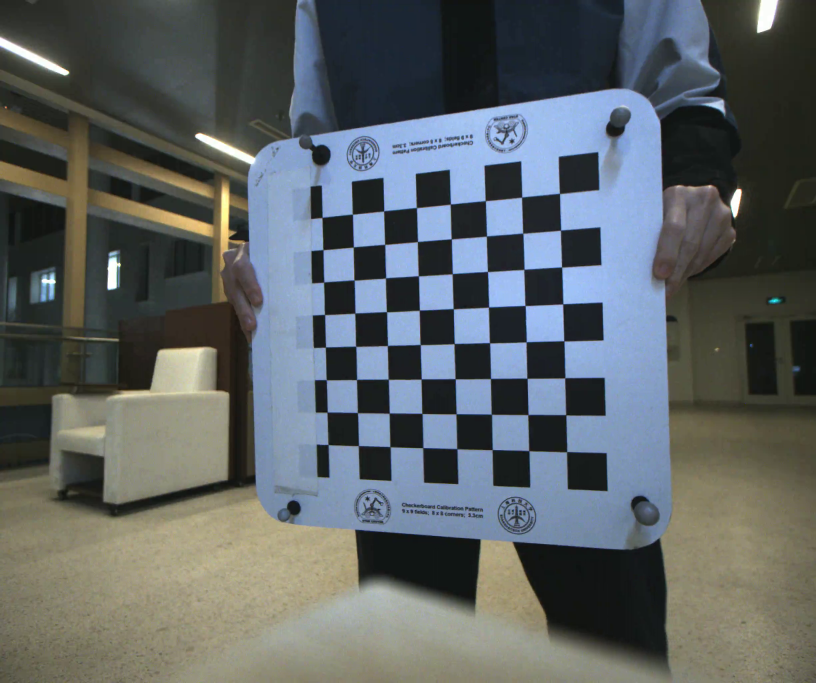
#> input picture hw3/data/partA/calibration_seq_A_frames/frame-00003.png, 2448 x 2048 px (shown at 1/3 size); its folder holds only this picture in this run
$ python camera_calibration.py
#> lines starting #> are read from the running program, lines starting #| are printed output that depends on the picture
"""
    Zhengyou Zhang's method
"""
import cv2
import numpy as np
import glob
import sys
import ipdb
import pickle

def read_frames(files_path):
    images = []
    for file in sorted(glob.glob(files_path)):
        images.append(cv2.imread(file))
    print(f"Read {len(images)} frames!")
#| Read 1 frames!
    return images

def get_corners(images):
    """
    Get the corners of the chessboard
    :param images: list of images
    :return: list of corners
    """
    corners_list = []
    for image in images:
        # try different resize and apply the findChessboardCorners, if not found, resize again
        for i in [2, 4, 8, 1]:
            resized_image = cv2.resize(image, (0, 0), fx=1 / i, fy=1 / i)
            ret, corners = cv2.findChessboardCorners(resized_image, (7, 8), None, cv2.CALIB_CB_ADAPTIVE_THRESH + cv2.CALIB_CB_NORMALIZE_IMAGE)
            if ret:
                corners = corners * i
                # adjust the corner locations with sub-pixel accuracy
                grayed_image = cv2.cvtColor(image, cv2.COLOR_BGR2GRAY)
                cv2.cornerSubPix(grayed_image, corners, (15, 15), (-1, -1), (cv2.TERM_CRITERIA_EPS + cv2.TERM_CRITERIA_MAX_ITER, 30, 0.001))

                cv2.drawChessboardCorners(image, (7, 8), corners, ret)
                cv2.imshow('img', image)
                cv2.waitKey(500)
                corners_list.append(corners)
                break
        else:
            print("Can't find the corners!")
            sys.exit(1)
    return corners_list


def findHomography(corners_list):
    """
    Find the homography matrix
    :param corners_list: list of corners
    :return: list of homography matrices
    """
    H_list = []
    error_list = []
    for corners in corners_list:
        # 3D points
        objp = np.ones((7 * 8, 3), np.float32)
        objp[:, :2] = np.mgrid[0:7, 0:8].T.reshape(-1, 2)*0.033

        # 2D points
        imgp = corners.squeeze()
        imgp = np.concatenate((imgp, np.ones((imgp.shape[0], 1))), axis=1)
        # find the homography matrix
        H, _ = cv2.findHomography(objp, imgp, 0)
        H_list.append(H)
        # cal the reprojection error
        dst = (H @ objp.T).T
        dst = dst / dst[:, 2].reshape(-1, 1)
        error_list.append(np.mean((dst - imgp)**2))
    return H_list, error_list


def solve_camera_parameters(H_list):
    """
    Solve the camera parameters
    :param H_list: list of homography matrices
    :return: camera parameters
    """
    A = []
    for H in H_list:
        h1, h2, h3 = H[:, 0], H[:, 1], H[:, 2]
        h11, h12, h13 = h1[0], h1[1], h1[2]
        h21, h22, h23 = h2[0], h2[1], h2[2]
        h31, h32, h33 = h3[0], h3[1], h3[2]

        v11 = np.array(
            [
                h11*h11,
                h11*h12 + h12*h11,
                h12*h12,
                h11*h13 + h13*h11,
                h12*h13 + h13*h12,
                h13*h13
            ]
        )
        v12 = np.array(
            [
                h11*h21,
                h11*h22 + h12*h21,
                h12*h22,
                h11*h23 + h13*h21,
                h12*h23 + h13*h22,
                h13*h23
            ]
        )
        v22 = np.array(
            [
                h21*h21,
                h21*h22 + h22*h21,
                h22*h22,
                h21*h23 + h23*h21,
                h22*h23 + h23*h22,
                h23*h23
            ]
        )
        A.append(
            np.array(
                [
                    v12.reshape(1, -1),
                    (v11 - v22).reshape(1, -1)
                ]
            ).reshape(2, -1)
        )
    A = np.array(A).reshape(-1, 6)
    # do SVD to solve Ab = 0, b is the last column of V
    U, S, V = np.linalg.svd(A)
    b = V[-1, :]
    B11, B12, B22, B13, B23, B33 = b[0], b[1], b[2], b[3], b[4], b[5]
    # find the camera parameters
    v0 = (B12*B13 - B11*B23) / (B11*B22 - B12*B12)
    lmd = B33 - (B13*B13 + v0 * (B12*B13 - B11*B23)) / B11
    fx = np.sqrt(lmd / B11)
    fy = np.sqrt(lmd * B11 / (B11*B22 - B12*B12))
    gamma = -B12 * fx**2 * fy / lmd
    u0 = gamma * v0 / fy - B13 * fx**2 / lmd

    # camera matrix
    K = np.array(
        [
            [fx, gamma, u0],
            [0, fy, v0],
            [0, 0, 1]
        ]
    )

    R_list = []
    t_list = []
    for H in H_list:
        inv_K = np.linalg.inv(K)
        Z = 2 / (np.linalg.norm(inv_K @ H[:, 0], 2) + np.linalg.norm(inv_K @ H[:, 1], 2))
        r1 = Z * (inv_K @ H[:, 0])
        r2 = Z * (inv_K @ H[:, 1])
        r3 = np.cross(r1, r2)
        t = Z * (inv_K @ H[:, 2])
        R = np.array([r1, r2, r3]).T
        R_list.append(R)
        t_list.append(t)
    return K, R_list, t_list


if __name__ == '__main__':
    for seq in ['A', 'B']:
        images = read_frames(f'/Users/chenyc/Documents/CS284/hw3/data/partA/calibration_seq_{seq}_frames/*.png')
#> images = 1 item
        corners_list = get_corners(images)
#> the loop in get_corners, `for image in images:` made 1 pass
#> pass 1, in get_corners, `cv2.imshow('img', image)`:
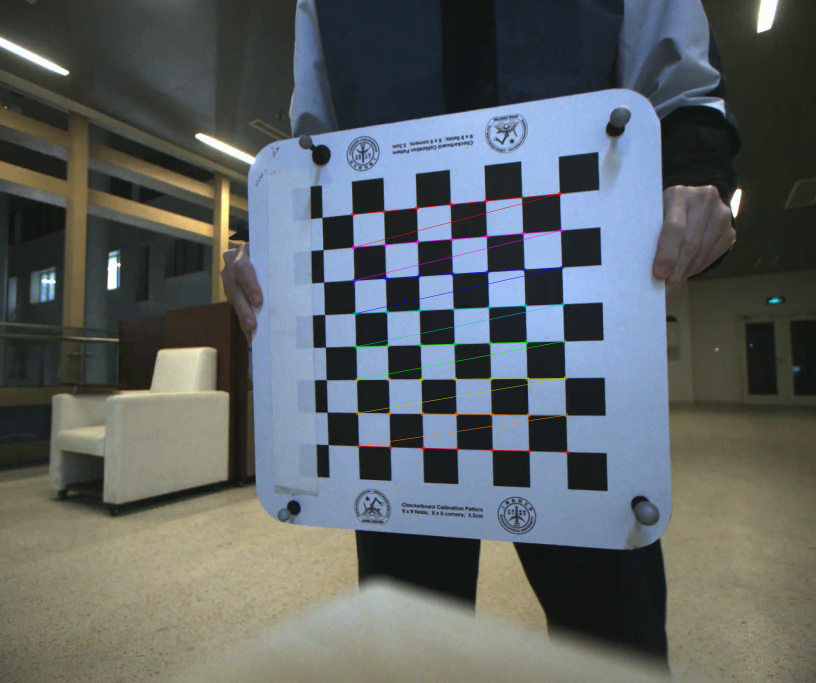
#> window 'img': shape (2048, 2448, 3) (shown at 1/3 size); mean B, G, R 100.7, 99.1, 93.2
#> after the loop in get_corners, `for image in images:`:
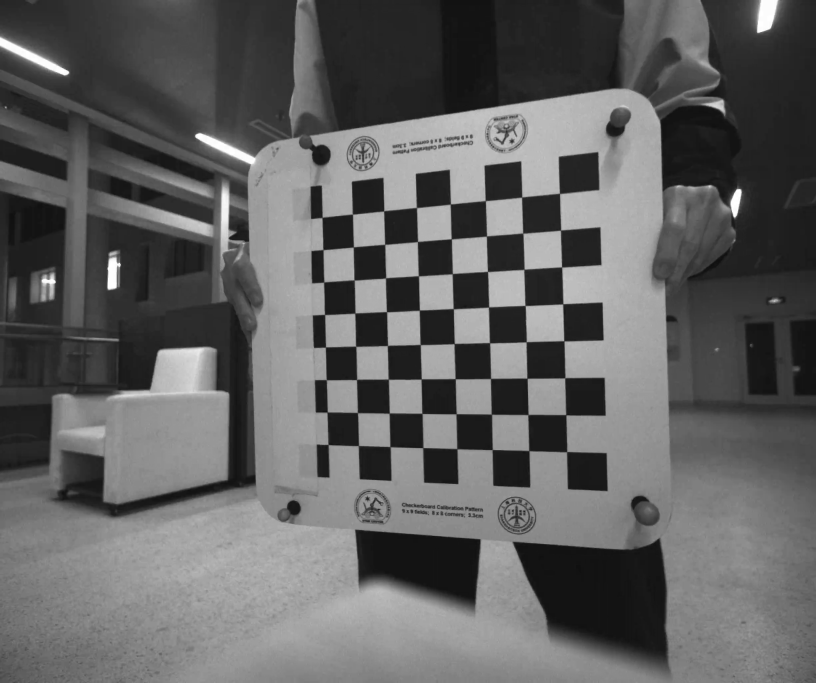
#> grayed_image: shape (2048, 2448) (shown at 1/3 size); min 8, max 255, mean 97.5
#> after the loop in get_corners, `for image in images:`:
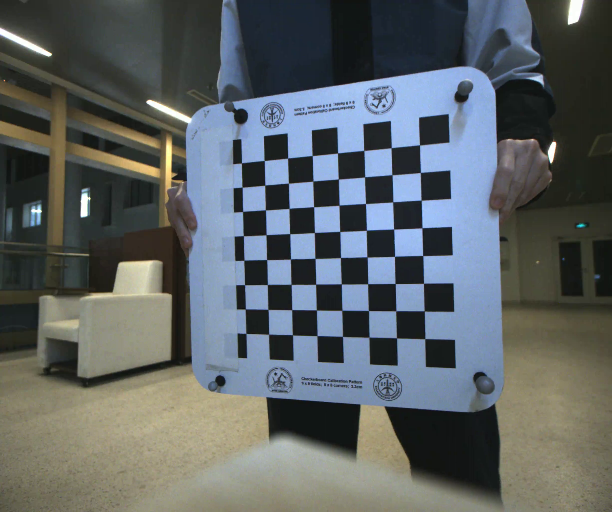
#> resized_image: shape (512, 612, 3); mean B, G, R 100.9, 99.2, 93.1
#> corners_list = 1 item
        H_list, error_list = findHomography(corners_list)
#> the loop in findHomography, `for corners in corners_list:` made 1 pass
#> after the loop in findHomography, `for corners in corners_list:`: H_list = [[[-2537.1, -72.16, 1701.9], [685.4, -3349.3, 1356.3], [0.58, 0.0139, 1]]]; error_list = [0.0703]
#> error_list = [0.0703]
        K, R_list, t_list = solve_camera_parameters(H_list)
#> the loop in solve_camera_parameters, `for H in H_list:` made 1 pass
#> (h11, h12, h13, h21, h22, h23, h31, h32) on pass 1: (-2537.1, 685.4, 0.58, -72.16, -3349.3, 0.0139, 1701.9, 1356.3)
#> after the loop in solve_camera_parameters, `for H in H_list:`: A = [[[183086.5, 8447784.1, -2295633, -77.24, -1933.4, 0.00809], [6431460, -3961282.1, -10747686.4, -2941.5, 888.6, 0.336]]]
#> in solve_camera_parameters, `A = np.array(A).reshape(-1, 6)`: A = [[183086.5, 8447784.1, -2295633, -77.24, -1933.4, 0.00809], [6431460, -3961282.1, -10747686.4, -2941.5, 888.6, 0.336]]
#> in solve_camera_parameters, `U, S, V = np.linalg.svd(A)`: U = [[-0.0787, 0.997], [0.997, 0.0787]]; S = [13159366.6, 8721685]; V = [[0.486, -0.351, -0.8, -0.000222, 7.89e-05, 2.54e-08], [0.0789, 0.93, -0.359, -3.54e-05, -0.000213, 3.96e-09], [0.87, 0.111, 0.48, -9.97e-05, -0.000122, 1.13e-08], [0.000198, -3.4e-05, -0.000143, 1, -2.21e-08, 3.45e-12], [8.43e-05, 0.000239, 4.5e-05, 2e-08, 1, -2.29e-12], [-2.25e-08, 3.97e-09, 1.63e-08, 3.47e-12, 2.51e-12, 1]]
#> in solve_camera_parameters, `b = V[-1, :]`: b = [-2.25e-08, 3.97e-09, 1.63e-08, 3.47e-12, 2.51e-12, 1]
#> in solve_camera_parameters, `B11, B12, B22, B13, B23, B33 = b[0], b[1], b[2], b[3], b[4], b[5]`: B11 = -2.25e-08; B12 = 3.97e-09; B22 = 1.63e-08; B13 = 3.47e-12; B23 = 2.51e-12; B33 = 1
#> in solve_camera_parameters, `v0 = (B12*B13 - B11*B23) / (B11*B22 - B12*B12)`: v0 = -0.000183
#> in solve_camera_parameters, `lmd = B33 - (B13*B13 + v0 * (B12*B13 - B11*B23)) / B11`: lmd = 1
#> in solve_camera_parameters, `fx = np.sqrt(lmd / B11)`: fx = nan
#> in solve_camera_parameters, `fy = np.sqrt(lmd * B11 / (B11*B22 - B12*B12))`: fy = 7660.8
#> in solve_camera_parameters, `gamma = -B12 * fx**2 * fy / lmd`: gamma = nan
#> in solve_camera_parameters, `K = np.array( [ [fx, gamma, u0], [0, fy, v0], [0, 0, 1] ] )`: K = [[nan, nan, nan], [0, 7660.8, -0.000183], [0, 0, 1]]
#> the loop in solve_camera_parameters, `for H in H_list:` made 1 pass
#> after the loop in solve_camera_parameters, `for H in H_list:`: R_list = [[[nan, nan, nan], [nan, nan, nan], [nan, nan, nan]]]; t_list = [[nan, nan, nan]]
#> t_list = [[nan, nan, nan]]
        pickle.dump(H_list, open(f'./outputs/partA/H_list_{seq}_error_{np.mean(error_list):.3f}.pkl', 'wb'))
        pickle.dump(K, open(f'./outputs/partA/K_{seq}.pkl', 'wb'))
        pickle.dump(R_list, open(f'./outputs/partA/R_list_{seq}.pkl', 'wb'))
        pickle.dump(t_list, open(f'./outputs/partA/t_list_{seq}.pkl', 'wb'))
